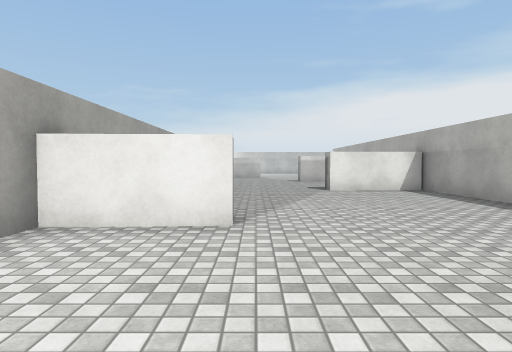
view 1 (above)

23 first-person views from a walk through a 3-D level made in the Unity game engine. The camera is 1.3 m above the floor, tilts 2° down and sees 75° across. The floor is counted in squares, 2 m on a side. Each view is taken from the middle of a square. On the plan, view 1 faces up. The plan holds only what a view shows up to about 10 squares ahead; the rest is blank. The player character is not drawn. Surface patterns are stand-ins for the level's own textures.

view 2
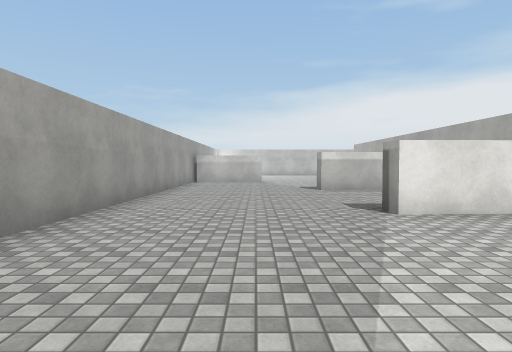

view 3
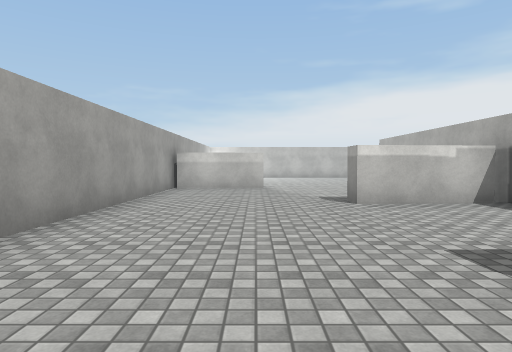

view 4
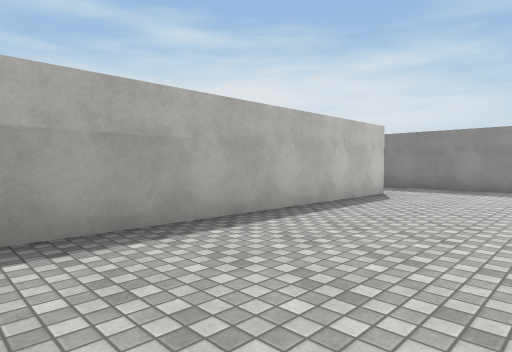

view 5
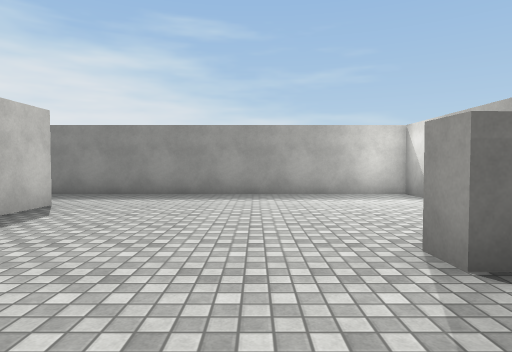

view 6
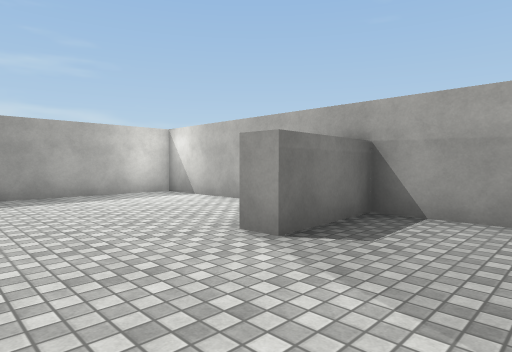

view 7
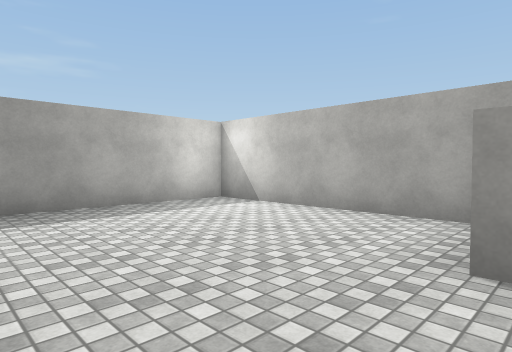

view 8
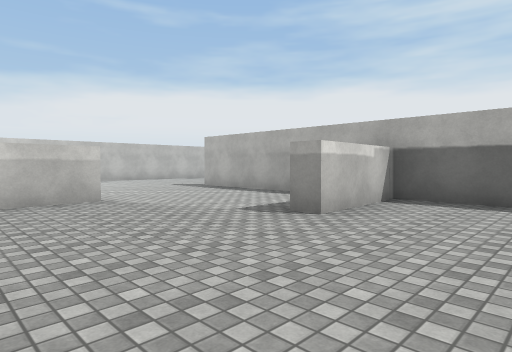

view 9
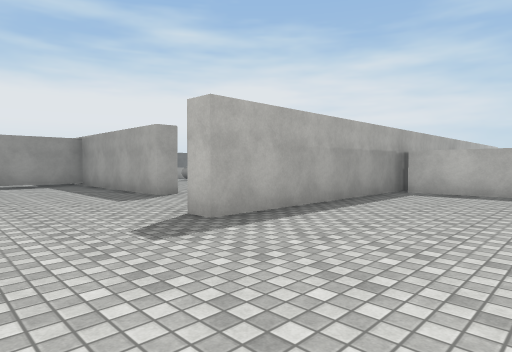

view 10
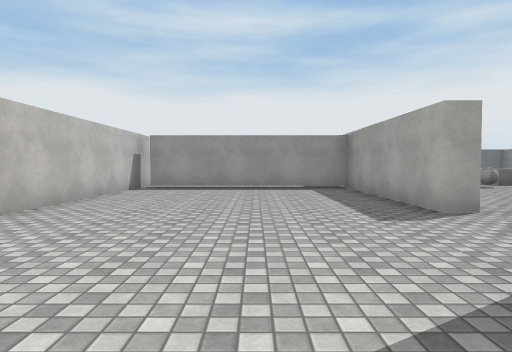

view 11
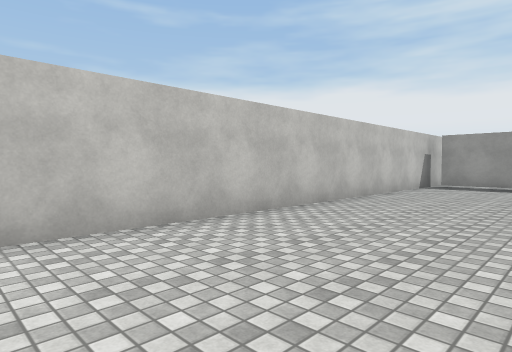

view 12
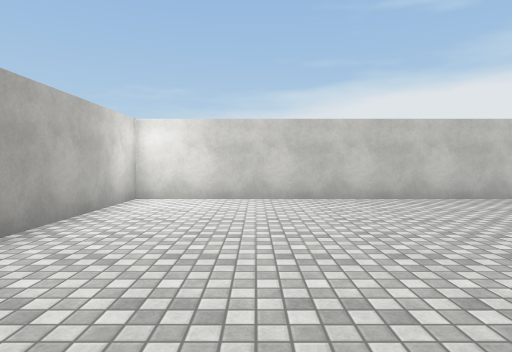

view 13
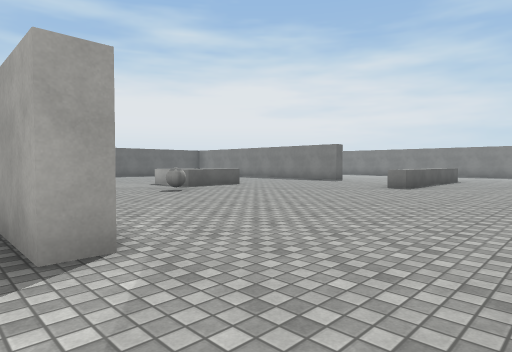

view 14
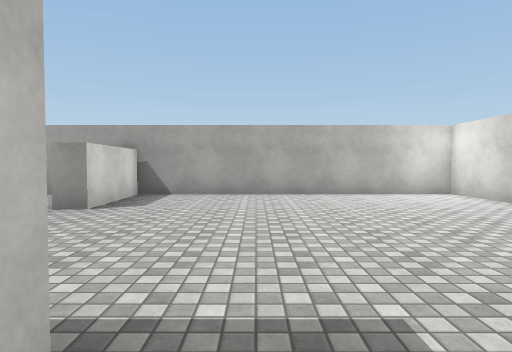

view 15
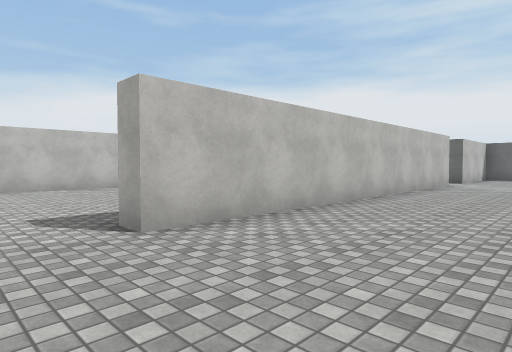

view 16
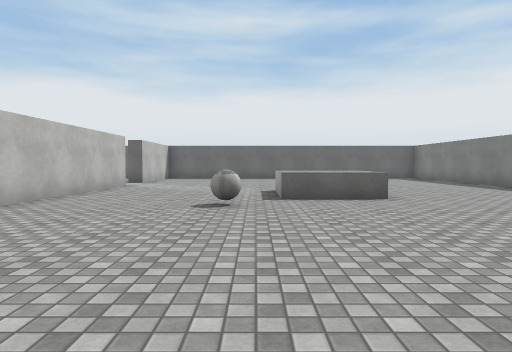

view 17
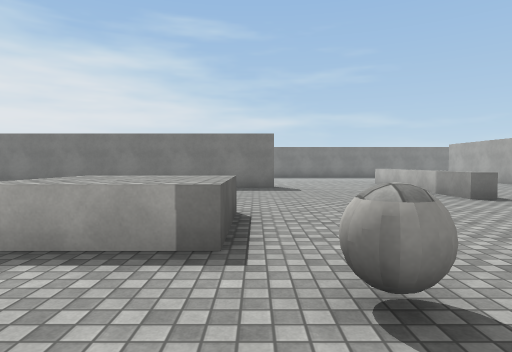

view 18
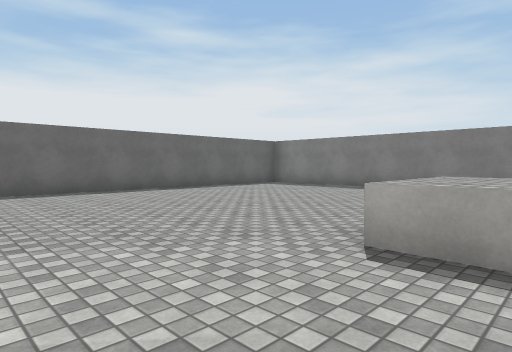

view 19
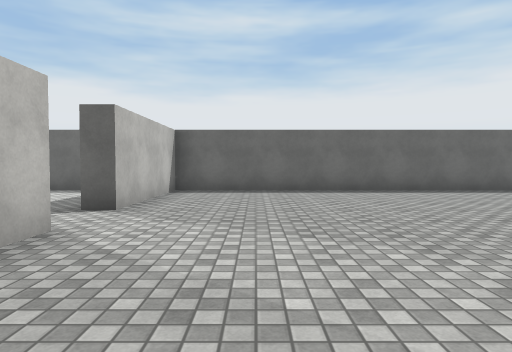

view 20
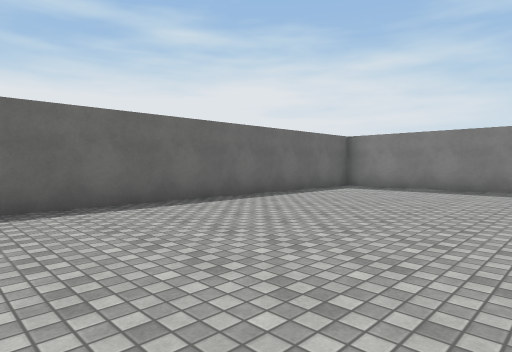

view 21
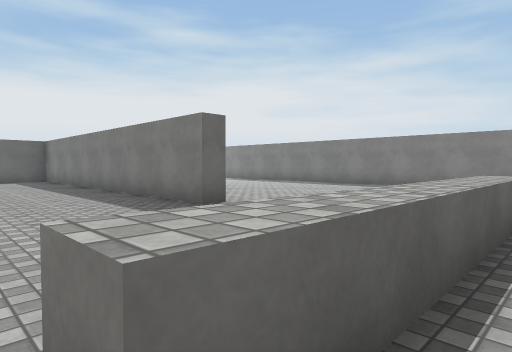

view 22
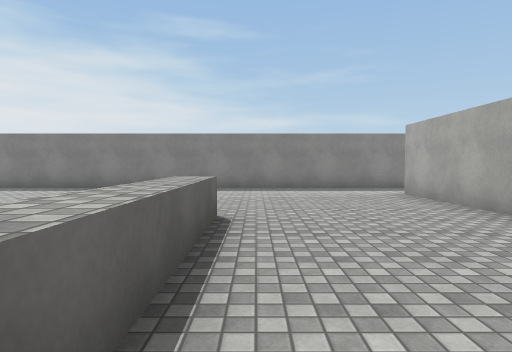

view 23
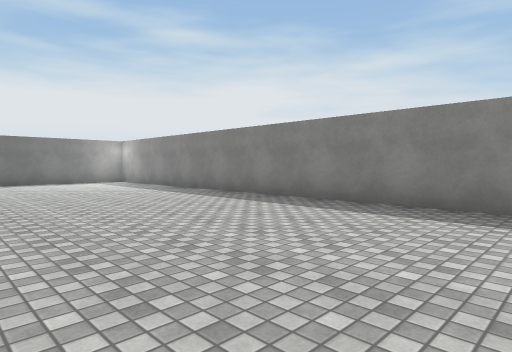

### Floor plan
Ten units are one square. View 1 is at (0, 0); x grows to the right and y downward. Boxes are objects, and circles mark ways between rooms. Rooms are numbered by the first view taken in them; rooms with no view inside come last. Other rooms are left out.
<svg viewBox="-28 -237 255 255">
<path fill="none" stroke="#000" d="M42 -108 42 -130M42 -6 42 -84 18 -83 18 -89M40 -126 17 -125 16 -130M2 -161 -21 -160M-22 -160 -22 -39 -3 -40 -3 -35 -22 -34 -22 13 35 13M125 -52 125 -57 220 -57M42 -130 42 -185 48 -185M47 -39 47 -6M172 -170 75 -170 75 -175 121 -175 121 -229M20 -130 40 -131M222 -60 222 -170 187 -170M130 -232 -22 -232 -22 -160M35 13 190 13M222 -20 222 -25M-23 -165 2 -166 2 -161M133 -105 133 -125 154 -125M85 -38 85 -88 90 -88 90 -50"/>
<rect x="115" y="-135" width="10" height="10" fill="#bbb"><title>ball</title></rect>
<circle cx="15" cy="-145" r="3" fill="#2a7"/>
<circle cx="40" cy="5" r="3" fill="#2a7"/>
<text x="0" y="-60">1</text>
<text x="110" y="-100">2</text>
</svg>
Room 1 opens to room 2.

Where each view was taken, in squares from view 1:
view 1: 0 up, 0 right, facing up
view 2: 4 up, 0 right, facing up
view 3: 7 up, 0 right, facing up
view 4: 8 up, 1 right, facing down-right
view 5: 6 up, 1 right, facing down
view 6: 6 up, 2 right, facing down-left
view 7: 4 up, 2 right, facing down-left
view 8: 10 up, 2 left, facing up-right
view 9: 21 up, 1 right, facing down-right
view 10: 20 up, 3 right, facing right
view 11: 20 up, 2 right, facing up-right
view 12: 17 up, 0 right, facing up
view 13: 18 up, 5 right, facing down-right
view 14: 19 up, 5 right, facing left
view 15: 14 up, 6 right, facing up-right
view 16: 13 up, 7 right, facing right
view 17: 15 up, 13 right, facing down
view 18: 15 up, 14 right, facing down-right
view 19: 15 up, 14 right, facing right
view 20: 15 up, 17 right, facing down-right
view 21: 9 up, 8 right, facing down-right
view 22: 8 up, 8 right, facing down
view 23: 4 up, 10 right, facing down-right
